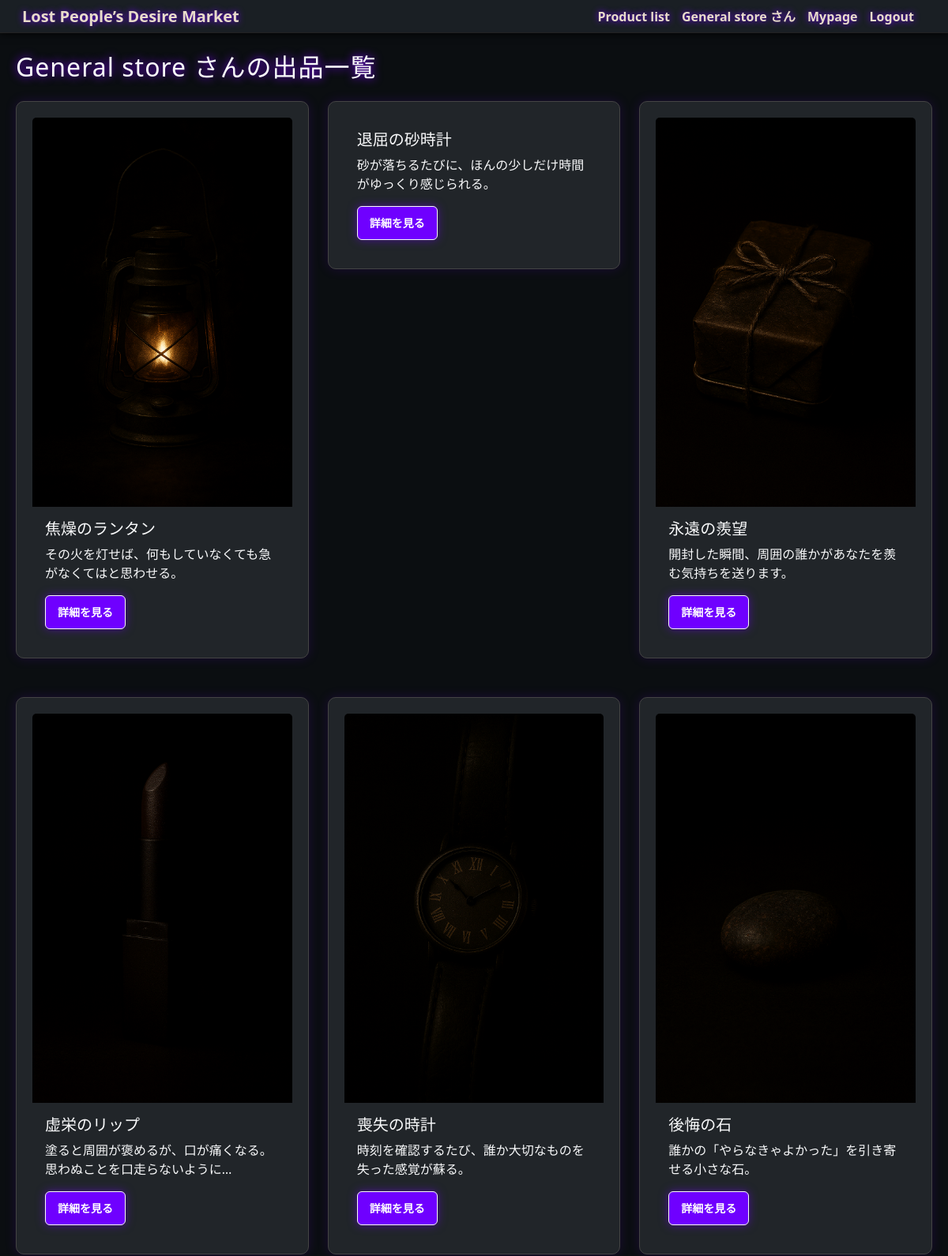
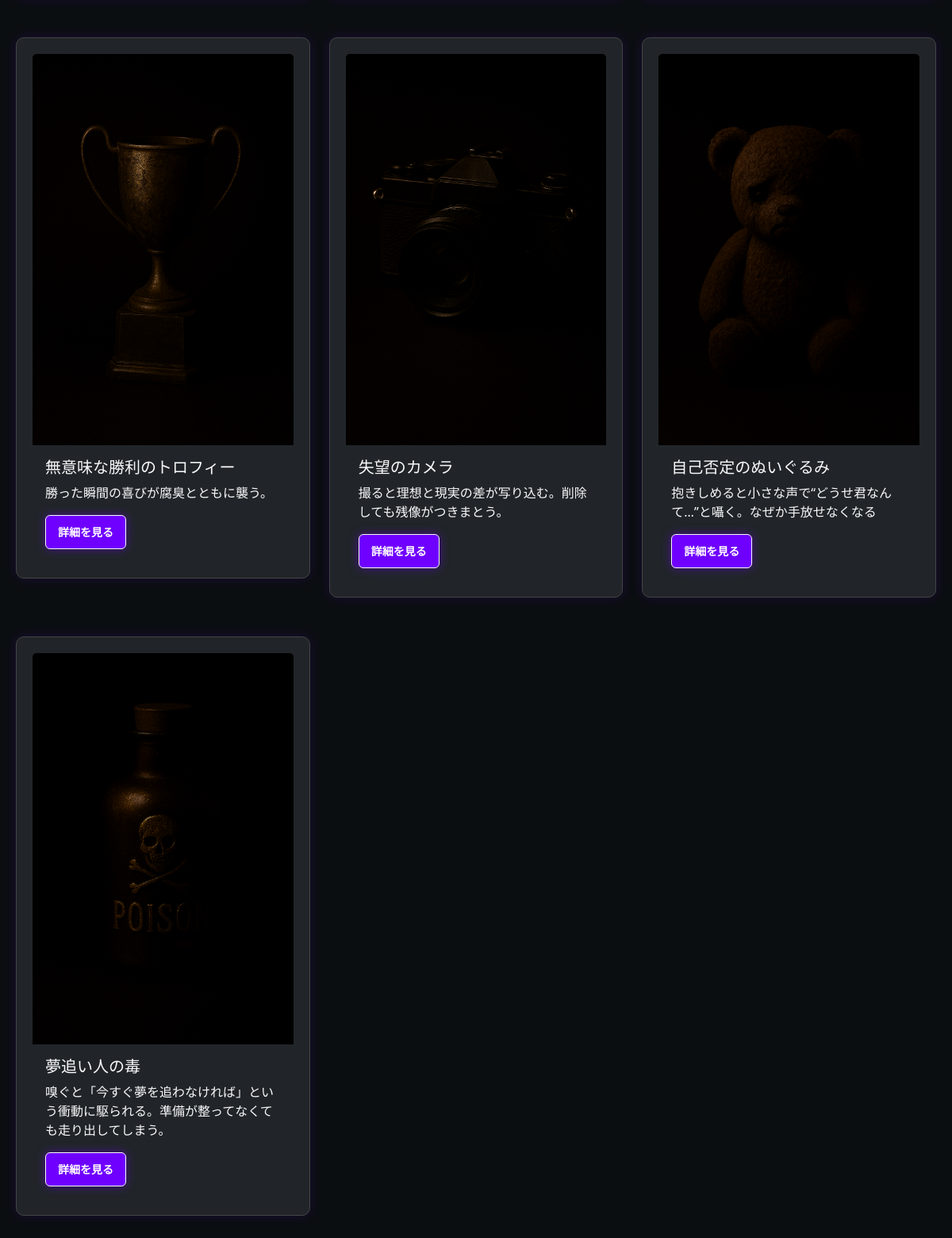
The app's page /auction/seller/11/ (signed in) with its own data (2 pictures, top to bottom).
### accounts/models.py (models this page shows)
class CustomUser(AbstractUser):
    coin_balance = models.DecimalField(max_digits=12, decimal_places=2, default=50000)  # 初期残高

### auctions/models.py (models this page shows, shortened)
class Item(models.Model):
    name = models.CharField(max_length=200)
    description = models.TextField(blank=True)
    starting_price = models.IntegerField(default=1)
    current_price = models.IntegerField(default=0)
    image = models.ImageField(upload_to='item_images/', blank=True, null=True)
    created_at = models.DateTimeField(auto_now_add=True)
    end_time = models.DateTimeField(default=timezone.now)
    seller = models.ForeignKey(settings.AUTH_USER_MODEL, on_delete=models.CASCADE)
    bots = models.ManyToManyField("AuctionBot", blank=True)

### auctions/views.py (the view)
# urls.py: path("seller/<int:seller_id>/", views.seller_page, name="seller_page"),
@login_required
def seller_page(request, seller_id):
    seller = get_object_or_404(User, id=seller_id)
    items = Item.objects.filter(seller=seller)
    context = {
        'seller': seller,
        'items': items,
    }
    return render(request, 'auctions/seller_page.html', context)

### auctions/templates/auctions/seller_page.html
{% extends "base.html" %}
{% block content %}
<h2 class="text-light mb-4">
    {{ seller.username }} さんの出品一覧
</h2>
<div class="row">
    {% for item in items %}
    <div class="col-md-4 mb-4">
        <div class="card bg-dark text-light" style="border: 1px solid #444;">
            {% if item.image %}
            <img src="{{ item.image.url }}" class="card-img-top" alt="">
            {% endif %}
            <div class="card-body">
                <h5 class="card-title">{{ item.name }}</h5>
                <p class="card-text">{{ item.description|truncatechars:70 }}</p>
                <a href="{% url 'auctions:item_detail' item.id %}"
                   class="btn btn-sm btn-outline-light">
                    詳細を見る
                </a>
            </div>
        </div>
    </div>
    {% empty %}
    <p>このユーザーの出品はありません。</p>
    {% endfor %}
</div>
{% endblock %}

### auctions/templates/base.html (shortened to what this page needs)
<!DOCTYPE html>
<html lang="ja">
<head>
    {% load static %}
    <link href="https://cdn.jsdelivr.net/npm/bootstrap@5.3.3/dist/css/bootstrap.min.css" rel="stylesheet">
    <link rel="stylesheet" href="{% static 'css/global.css' %}">
</head>
<body>
    <nav class="navbar navbar-expand-lg navbar-custom py-0 px-2">
    <div class="container">
        <a class="navbar-brand" href="{% url 'index' %}">Lost People’s Desire Market</a>
        <div class="collapse navbar-collapse">
            <ul class="navbar-nav ms-auto">
                <li class="nav-item">
                    <a href="{% url 'auctions:item_list' %}">Product list</a>
                </li>
                {% if user.is_authenticated %}
                    <li class="nav-item">
                        <a class="navbar-username" href="{% url 'accounts:mypage' %}">{{ user.username }} さん</a>
                    </li>
                    <li class="nav-item">
                        <a href="{% url 'accounts:mypage' %}">Mypage</a>
                    </li>
                    <li class="nav-item">
                        <a href="{% url 'accounts:logout' %}">Logout</a>
                    </li>
                {% endif %}
            </ul>
        </div>
    </div>
</nav>
    <div class="container mt-4">
        {% block content %}{% endblock %}
    </div>
</body>
</html>

### static/css/global.css (style rules this page uses)
body { background: #0a0a0c; color: #e0e0e0; font-family: 'OCR A Std', monospace; margin: 0; padding: 0; }
.navbar { background: #0c0c12; padding: 15px 25px; border-bottom: 1px solid #222; box-shadow: 0 0 15px rgba(120, 0, 255, 0.3); display: flex; justify-content: space-between; align-items: center; }
.navbar a { color: #c88cff; margin-right: 20px; text-decoration: none; font-weight: bold; transition: 0.2s; text-shadow: 0 0 8px #6f00ff; }
.navbar-custom { padding-top: 0 !important; padding-bottom: 0 !important; height: 42px; display: flex; align-items: center; }
.navbar-brand, .navbar-nav .nav-item a { padding-top: 0 !important; padding-bottom: 0 !important; line-height: 1.1; }
.container { max-width: 1200px; margin: 40px auto; padding: 0 20px; }
h1, h2, h3 { color: #ba68ff; text-shadow: 0 0 12px #7a00ff; margin-bottom: 20px; letter-spacing: 1px; }
.card { background: rgba(20, 20, 26, 0.9); border: 1px solid #222; border-radius: 10px; padding: 20px; margin-bottom: 25px; transition: .3s; box-shadow: 0 0 15px rgba(120, 0, 255, 0.15); }
.btn { display: inline-block; padding: 10px 15px; background: #6f00ff; color: white; text-decoration: none; border-radius: 6px; font-weight: bold; transition: .2s; box-shadow: 0 0 12px rgba(111, 0, 255, 0.5); }

### auctions/templates/base.html (style rules this page uses)
body { background-color: #0b0e11; color: #e5e5e5; font-family: 'Segoe UI', Tahoma, Geneva, Verdana, sans-serif; }
.navbar-custom { background-color: #1a1f24; box-shadow: 0 0 10px #000; }
.navbar-custom a { color: #e8dcca; text-decoration: none; margin-right: 15px; }

### records on screen
CustomUser: username "General store"
Item: image (picture), name "焦燥のランタン", description "その火を灯せば、何もしていなくても急がなくてはと思わせる。"
Item: name "退屈の砂時計", description "砂が落ちるたびに、ほんの少しだけ時間がゆっくり感じられる。"
Item: image (picture), name "永遠の羨望", description "開封した瞬間、周囲の誰かがあなたを羨む気持ちを送ります。"
Item: image (picture), name "虚栄のリップ", description "塗ると周囲が褒めるが、口が痛くなる。思わぬことを口走らないように…"
Item: image (picture), name "喪失の時計", description "時刻を確認するたび、誰か大切なものを失った感覚が蘇る。"
Item: image (picture), name "後悔の石", description "誰かの「やらなきゃよかった」を引き寄せる小さな石。"
Item: image (picture), name "無意味な勝利のトロフィー", description "勝った瞬間の喜びが腐臭とともに襲う。"
Item: image (picture), name "失望のカメラ", description "撮ると理想と現実の差が写り込む。削除しても残像がつきまとう。"
Item: image (picture), name "自己否定のぬいぐるみ", description "抱きしめると小さな声で“どうせ君なんて…”と囁く。なぜか手放せなくなる"
Item: image (picture), name "夢追い人の毒", description "嗅ぐと「今すぐ夢を追わなければ」という衝動に駆られる。準備が整ってなくても走り出してしまう。"
